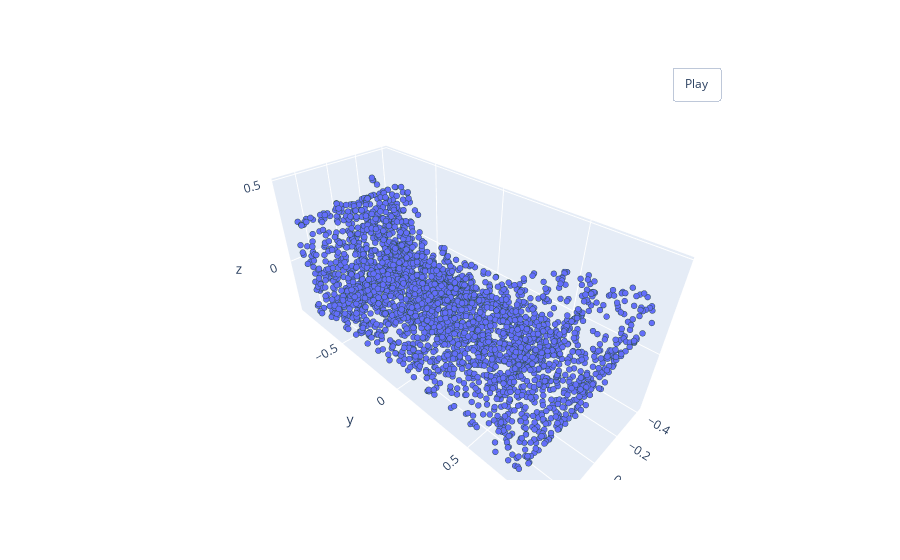

Notebook source saved alongside this figure:
### Code cell
norm_pointcloud = Normalize()(pointcloud)
pcshow(*norm_pointcloud.T)

### Figure 1 — Plotly figure (JSON) as saved in the notebook; plotly's stock layout.template omitted (floating-point values rounded to 4 significant figures; data arrays with more than 128 entries replaced by an {"elided": "..."} marker saying what was removed)
{"data": [{"marker": {"line": {"color": "DarkSlateGrey", "width": 2}, "size": 2}, "mode": "markers", "type": "scatter3d", "x": {"elided": "3000 float values"}, "y": {"elided": "3000 float values"}, "z": {"elided": "3000 float values"}}], "layout": {"updatemenus": [{"buttons": [{"args": [null, {"frame": {"duration": 50, "redraw": true}, "fromcurrent": true, "mode": "immediate", "transition": {"duration": 0}}], "label": "Play", "method": "animate"}], "pad": {"r": 10, "t": 45}, "showactive": false, "type": "buttons", "x": 0.8, "xanchor": "left", "y": 1, "yanchor": "bottom"}]}}
